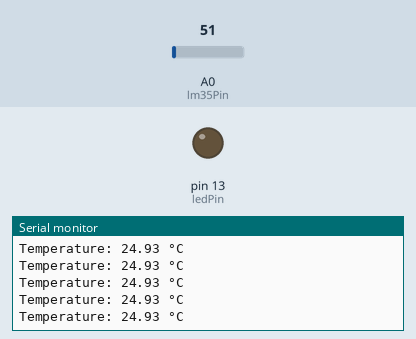
Simulated run of this sketch. Board: Arduino Uno, built with avr-gcc and run on an emulated ATmega328P. Shown: output pins drawn as LEDs (lit = HIGH), the last lines printed to the serial monitor. The inputs (shaded band) are chosen by the test bench; at power-on: A0 (lm35Pin) = 51.

Above: at 1.2 s.
1.3 s: A0 (lm35Pin) set to 23
At 2.4 s:
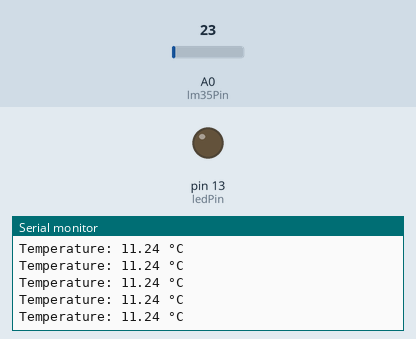
4.3 s: A0 (lm35Pin) set to 18
At 5.0 s:
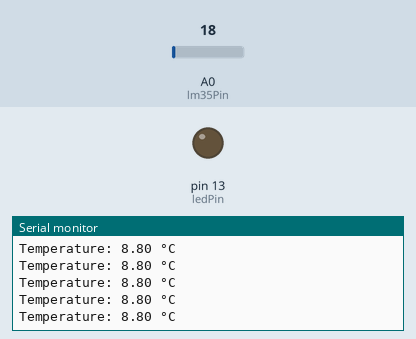
Timing chart, 0 to 7.3 s (numbered marks = the images above; inputs shaded):
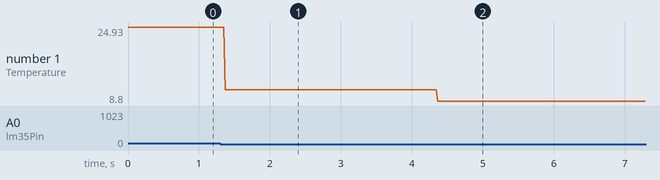

The sketch:

Firmware-assignment.ino
```cpp
#include <TimerOne.h>

// Define the analog pin for the LM35 temperature sensor
const int lm35Pin = A0;

// Define the onboard LED pin
const int ledPin = 13;

// Define temperature thresholds
const int lowerThreshold = 30;
const int upperThreshold = 30;

// Define variables to store temperature readings
float temperature = 0;

void setup() {
  // Initialize serial communication
  Serial.begin(9600);

  // Set the LED pin as an output
  pinMode(ledPin, OUTPUT);

  // Initialize Timer1
  Timer1.initialize(1000000); // Timer1 callback function will be called every 1 second
  Timer1.attachInterrupt(timerCallback); // Attach the callback function
}

void loop() {
  // Read the analog value from the LM35 temperature sensor
  float sensorValue = analogRead(lm35Pin);

  // Convert the analog value to temperature in degrees Celsius
  temperature = (sensorValue * 500) / 1023;

  // Print the temperature to serial monitor
  Serial.print("Temperature: ");
  Serial.print(temperature);
  Serial.println(" °C");

  // Check temperature thresholds and set LED blinking delay accordingly
  if (temperature < lowerThreshold) {
    Timer1.setPeriod(250000); // Set LED blinking interval to 250 milliseconds
  } else if (temperature > upperThreshold) {
    Timer1.setPeriod(500000); // Set LED blinking interval to 500 milliseconds
  }
}

void timerCallback() {
  // Toggle the LED state
  digitalWrite(ledPin, !digitalRead(ledPin));
}
```

Measured:
- after the input at 1.3 s, the serial monitor: prints a new line after 0.07 s (image 1)
- after the input at 4.3 s, the serial monitor: prints a new line after 0.07 s (image 2)
- plotted number 1: 24.93 → 11.24 after the input at 1.3 s, 11.24 → 8.8 after the input at 4.3 s
